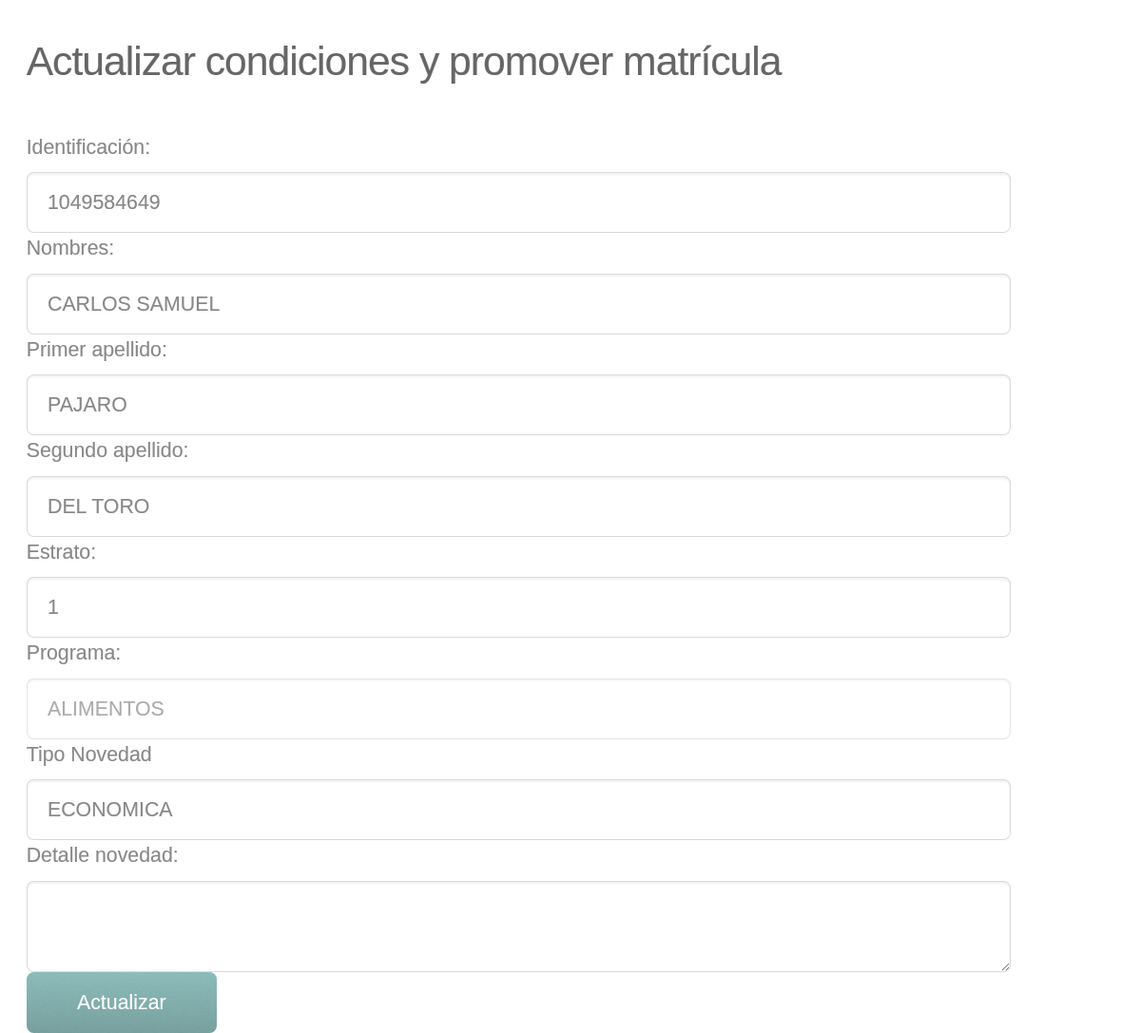
Screenshot of /view_old_student.php?per_id=1049584649 with the database file from the repository.
### tables this page shows
CREATE TABLE IF NOT EXISTS `personas` (
  `per_codigo` int(12) NOT NULL AUTO_INCREMENT,
  `per_id` varchar(12) NOT NULL DEFAULT '',
  `per_nombres` varchar(50) DEFAULT NULL,
  `per_apellido1` varchar(40) DEFAULT NULL,
  `per_apellido2` varchar(40) DEFAULT NULL,
  `per_estrato` tinyint(1) DEFAULT NULL,
  PRIMARY KEY (`per_codigo`)
);

### class/ManejoDatos.php (called while the page is built, shortened)
<?php
require('ConectorBD.php');
class ManejoDatos {
    private $adminDB;
    private $DB;
    public function ManejoDatos() {
        $this->DB = "matriculas_ai";
        $this->adminDB = new ConectorBD();
    }
    public function ejecutarConsultaX($query) {
        $resultset = $this->adminDB->realizar_consulta($query, $this->DB);
        return $resultset;
    }
    public function extraerListas($lista) {
        $query = "";
        switch ($lista) {
            case 1:
                $query = "SELECT * FROM programas;";
                break;
            case 2:
                $query = "SELECT * FROM novedades_tipo;";
                break;
        }
        $resulSet = $this->adminDB->realizar_consulta($query, $this->DB);
        $arreglo = null;
        $i = 0;
        while ($row = $this->comprobarContenido($resulSet)) {
            switch ($lista) {
                case 1:
                    $arreglo[$i]["id"] = $row["prog_codigo"];
                    $arreglo[$i]["nombre"] = $row["prog_nombre"];
                    break;
                case 2:
                    $arreglo[$i]["id"] = $row["nov_codigo"];
                    $arreglo[$i]["nombre"] = $row["nov_tipo"];
                    break;
            }
            $i++;
        }
        $this->adminDB->cerrar_conexion();
        return $arreglo;
    }
    public function comprobarContenido($resulset) {
        $this->adminDB->conectar_servidor($this->DB);
        return $this->adminDB->revisar_contenido($resulset);
    }
    public function cerrarConexion() {
        $this->adminDB->cerrar_conexion();
    }
}

### class/ConectorBD.php (called while the page is built, shortened)
<?php
	class ConectorBD{
		private $conexion;
		public function conectar_servidor($BD){
                    $this->conexion= mysqli_connect("127.0.0.1", "root", "", $BD);
                    return $this->conexion;
		}
		public function realizar_consulta($consulta, $BD){
                    return mysqli_query($this->conexion, $consulta);
		}
                public function revisar_contenido($param) {
                    try {
                        return mysqli_fetch_assoc($param);
                    } catch (mysqli_sql_exception $ex) {
                        return null;
                    }
                }
	}
?>

### view_old_student.php (the view, shortened to what this page needs)
<?php
include 'class/ManejoDatos.php';
$command = new ManejoDatos();
    $nombre = "";
    $apellido1 = "";
    $apellido2 = "";
    $estrato = "";
    $programa = "";
    $detalle_novedad = "";
    $codigo_novedad = "";
try {
    $query = "SELECT * "
            . "FROM personas AS p1, matriculas AS m1, novedades_reg AS n1 "
            . "WHERE p1.per_id = " . $_GET['per_id'] . " "
            . "AND p1.per_codigo = m1.mat_estudiante "
            . "AND m1.mat_estudiante = n1.novr_est ";
    $registro = $command->ejecutarConsultaX($query);
    while ($row = $command->comprobarContenido($registro)) {
        $nombre = $row['per_nombres'];
        $apellido1 = $row['per_apellido1'];
        $apellido2 = $row['per_apellido2'];
        $estrato = $row['per_estrato'];
        $programa = $row['mat_programa'];
        $detalle_novedad = $row['novr_detalle'];
        $codigo_novedad = $row['novr_codigo'];
    }
?>
<!DOCTYPE HTML>
<html>
    <head>
    </head>
    <body >
        <div id="status" style="display: none;"> </div><br />
        <div class="main">
            <div class="row" style="align-content: center;">
                <div class="container">
                    <header>
                        <h2>Actualizar condiciones y promover matrícula</h2>
                    </header>
                    <form method="post" name="formSearch">
                        <div class="11u">
                            <label for="per_id" id="lala" class="label">Identificación: </label>
                            <input  type="text" class="text" id="per_id" value="<?php echo $_GET['per_id']; ?>" disabled="disable" placeholder="Identificación" />
                        </div>
                        <div class="11u">
                            <label for="per_nombre" class="label">Nombres: </label>
                            <input  type="text" class="text" id="per_nombre"  value="<?php echo $nombre; ?>" disabled="disable" placeholder="Nombre" />
                        </div>
                        <div class="11u">
                            <label for="per_apellido1" class="label">Primer apellido: </label>
                            <input type="text" class="text" id="per_apellido1" value="<?php echo $apellido1; ?>" disabled="disable" placeholder="Primer apellido" />
                        </div>
                        <div class="11u">
                            <label for="per_apellido2" class="label">Segundo apellido: </label>
                            <input  type="text" class="text" id="per_apellido2" value="<?php echo $apellido2; ?>" disabled="disable" placeholder="Segundo apellido" />
                        </div>
                        <div class="11u">
                            <label for="per_estrato" class="label">Estrato: </label>
                            <input  type="text" class="text" id="per_estrato" value="<?php echo $estrato; ?>" disabled="disable"/></div>
                        <div class="11u">
                            <label for="mat_programa" class="label">Programa: </label>
                            <select class="text" id="mat_programa" disabled="disable">
                                <?php
                                $list = $command->extraerListas(1);
                                $i = 0;
                                while ($i < count($list)) {
                                    $selected = ($list[$i]["id"] == $programa) ? " selected" : " ";
                                    echo "<option value='" . $list[$i]["id"] . "' " . $selected . ">" . $list[$i]["nombre"] . "</option>";
                                    $i++;
                                }
                                ?>
                            </select>
                        </div>
                        <div class="11u">
                            <label for="nov_codigo" class="label">Tipo Novedad </label>
                            <select class="text" id="nov_codigo">
                                <?php
                                $list = $command->extraerListas(2);
                                $i = 0;
                                while ($i < count($list)) {
                                    $selected = ($list[$i]["id"] == $codigo_novedad) ? " selected" : " ";
                                    echo "<option value='" . $list[$i]["id"] . "' " . $selected . ">" . $list[$i]["nombre"] . "</option>";
                                    $i++;
                                }
                                ?>
                            </select>
                        </div>
                        <div class="11u">
                            <label for="nov_detalle" class="label">Detalle novedad: </label>
                            <textarea  id="nov_detalle" placeholder=""><?php echo $detalle_novedad; ?></textarea>
                        </div>
                        <div class="u10">
                            <input type="button" onclick="buscar();" class="button sumit" value="Actualizar" name="Actualizar" />
                        </div>
                    </form>
                </div>
            </div>
    </body>
</html>
<?php
} catch (Exception $exc) {
    echo "Este documento no se encuentra registrado".$exc->getTraceAsString();
}
?>

### css/style.css (style rules this page uses)
body { background: #fff; }
body,input,textarea,select { font-family: 'Source Sans Pro', sans-serif; font-size: 8pt; font-weight: 300; line-height: 1.5em; color: #888; -webkit-text-stroke: 0.15px; }
h1,h2,h3,h4,h5,h6 { font-weight: 200; color: #666; line-height: 1.5em; }
h2 { font-size: 2em; letter-spacing: -1px; }
header { margin: 0 0 2em 0; }
form label { display: block; text-align: left; margin-bottom: 0.5em; }
form input.text, form select, form textarea { position: relative; -webkit-appearance: none; display: block; border: 0; background: #fff; background: rgba(255,255,255,0.75); width: 100%; border-radius: 0.35em; padding: 0.7em 1em 0.7em 1em; box-shadow: inset 0 0.1em 0.1em 0 rgba(0,0,0,0.05); border: solid 1px rgba(0,0,0,0.15); -moz-transition: all 0.35s ease-in-out; -webkit-transition: all 0.35s ease-in-out; -o-transition: all 0.35s ease-in-out; -ms-transition: all 0.35s ease-in-out; transition: all 0.35s ease-in-out; }
form textarea { min-height: 4em; min-width: 16em; }
.button { position: relative; display: inline-block; border-radius: 0.35em; color: #fff !important; text-decoration: none; padding: 0.75em 2.5em 0.75em 2.5em; background-color: #8ebebc; border: 0; cursor: pointer; background-image: -moz-linear-gradient(top, rgba(0,0,0,0), rgba(0,0,0,0.15)), url('images/overlay.png'); background-image: -webkit-linear-gradient(top, rgba(0,0,0,0), rgba(0,0,0,0.15)), url('images/overlay.png'); background-image: -o-linear-gradient(top, rgba(0,0,0,0), rgba(0,0,0,0.15)), url('images/overlay.png'); background-image: -ms-linear-gradient(top, rgba(0,0,0,0), rgba(0,0,0,0.15)), url('images/overlay.png'); background-image: linear-gradient(top, rgba(0,0,0,0), rgba(0,0,0,0.15)), url('images/overlay.png'); -moz-transition: background-color 0.35s ease-in-out; -webkit-transition: background-color 0.35s ease-in-out; -o-transition: background-color 0.35s ease-in-out; -ms-transition: background-color 0.35s ease-in-out; transition: background-color 0.35s ease-in-out; }

### css/style-narrower.css (style rules this page uses)
body,input,textarea,select { font-size: 16pt; }
.container { padding: 0 2em 0 2em; }

### rows the page displays
personas: per_nombres "CARLOS SAMUEL", per_apellido1 "PAJARO", per_apellido2 "DEL TORO", per_estrato "1"

### other values shown
form field value "ALIMENTOS"
form field value "ECONOMICA"
